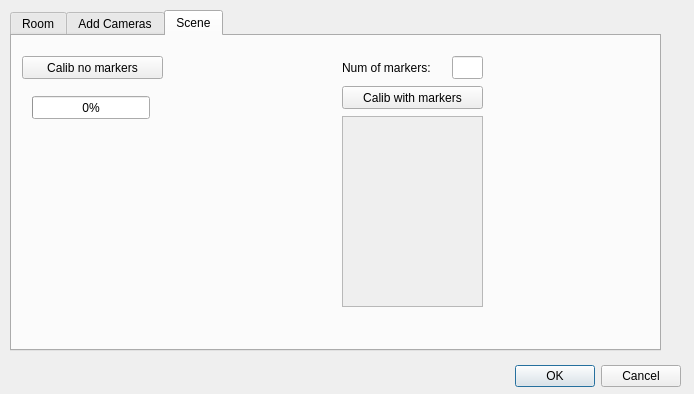
<?xml version="1.0" encoding="UTF-8"?>
<ui version="4.0">
 <class>AddProject</class>
 <widget class="QDialog" name="AddProject">
  <property name="geometry">
   <rect>
    <x>0</x>
    <y>0</y>
    <width>694</width>
    <height>394</height>
   </rect>
  </property>
  <property name="windowTitle">
   <string>Dialog</string>
  </property>
  <widget class="QDialogButtonBox" name="buttonBox">
   <property name="geometry">
    <rect>
     <x>380</x>
     <y>360</y>
     <width>301</width>
     <height>32</height>
    </rect>
   </property>
   <property name="orientation">
    <enum>Qt::Horizontal</enum>
   </property>
   <property name="standardButtons">
    <set>QDialogButtonBox::Cancel|QDialogButtonBox::Ok</set>
   </property>
  </widget>
  <widget class="QTabWidget" name="AddProject_tab">
   <property name="geometry">
    <rect>
     <x>10</x>
     <y>10</y>
     <width>651</width>
     <height>341</height>
    </rect>
   </property>
   <property name="currentIndex">
    <number>2</number>
   </property>
   <widget class="QWidget" name="RoomSettings">
    <attribute name="title">
     <string>Room</string>
    </attribute>
    <widget class="QLabel" name="label_5">
     <property name="geometry">
      <rect>
       <x>170</x>
       <y>10</y>
       <width>241</width>
       <height>291</height>
      </rect>
     </property>
     <property name="text">
      <string/>
     </property>
     <property name="pixmap">
      <pixmap>Pictures/dims.gif</pixmap>
     </property>
    </widget>
    <widget class="QWidget" name="verticalLayoutWidget">
     <property name="geometry">
      <rect>
       <x>10</x>
       <y>10</y>
       <width>141</width>
       <height>291</height>
      </rect>
     </property>
     <layout class="QVBoxLayout" name="verticalLayout" stretch="0,0,0,0,0,0,0,0,0,0">
      <property name="spacing">
       <number>6</number>
      </property>
      <item>
       <widget class="QLabel" name="label">
        <property name="text">
         <string>Name:</string>
        </property>
       </widget>
      </item>
      <item>
       <widget class="QLineEdit" name="name"/>
      </item>
      <item>
       <widget class="QLabel" name="label_3">
        <property name="text">
         <string>Length (y):</string>
        </property>
       </widget>
      </item>
      <item>
       <widget class="QLineEdit" name="length"/>
      </item>
      <item>
       <widget class="QLabel" name="label_4">
        <property name="text">
         <string>Width (x):</string>
        </property>
       </widget>
      </item>
      <item>
       <widget class="QLineEdit" name="width"/>
      </item>
      <item>
       <widget class="QLabel" name="label_6">
        <property name="text">
         <string>Height (z):</string>
        </property>
       </widget>
      </item>
      <item>
       <widget class="QLineEdit" name="height"/>
      </item>
      <item>
       <widget class="QLabel" name="label_2">
        <property name="text">
         <string>Error (cm):</string>
        </property>
       </widget>
      </item>
      <item>
       <widget class="QLineEdit" name="epsilon"/>
      </item>
     </layout>
    </widget>
   </widget>
   <widget class="QWidget" name="AddCameras">
    <attribute name="title">
     <string>Add Cameras</string>
    </attribute>
    <widget class="QPushButton" name="AddCamera">
     <property name="geometry">
      <rect>
       <x>30</x>
       <y>20</y>
       <width>110</width>
       <height>31</height>
      </rect>
     </property>
     <property name="text">
      <string>Add Camera</string>
     </property>
    </widget>
    <widget class="QTableWidget" name="CameraTable">
     <property name="geometry">
      <rect>
       <x>170</x>
       <y>0</y>
       <width>481</width>
       <height>311</height>
      </rect>
     </property>
     <attribute name="horizontalHeaderCascadingSectionResizes">
      <bool>false</bool>
     </attribute>
     <attribute name="horizontalHeaderDefaultSectionSize">
      <number>56</number>
     </attribute>
     <column>
      <property name="text">
       <string>USB ID</string>
      </property>
     </column>
     <column>
      <property name="text">
       <string>X</string>
      </property>
     </column>
     <column>
      <property name="text">
       <string>Y</string>
      </property>
     </column>
     <column>
      <property name="text">
       <string>Z</string>
      </property>
     </column>
     <column>
      <property name="text">
       <string>Angle</string>
      </property>
     </column>
     <column>
      <property name="text">
       <string>Name</string>
      </property>
     </column>
     <column>
      <property name="text">
       <string>Use</string>
      </property>
     </column>
     <column>
      <property name="text">
       <string>Show</string>
      </property>
     </column>
    </widget>
    <widget class="QPushButton" name="deleteCamera">
     <property name="geometry">
      <rect>
       <x>30</x>
       <y>100</y>
       <width>110</width>
       <height>31</height>
      </rect>
     </property>
     <property name="text">
      <string>Delete Camera</string>
     </property>
    </widget>
    <widget class="QPushButton" name="editCamera">
     <property name="geometry">
      <rect>
       <x>30</x>
       <y>60</y>
       <width>110</width>
       <height>31</height>
      </rect>
     </property>
     <property name="text">
      <string>Edit Camera</string>
     </property>
    </widget>
    <widget class="QPushButton" name="pushButton">
     <property name="geometry">
      <rect>
       <x>30</x>
       <y>250</y>
       <width>110</width>
       <height>31</height>
      </rect>
     </property>
     <property name="text">
      <string>Calibrate</string>
     </property>
    </widget>
   </widget>
   <widget class="QWidget" name="Calibration">
    <attribute name="title">
     <string>Scene</string>
    </attribute>
    <widget class="QPushButton" name="CalibNoMarkers">
     <property name="geometry">
      <rect>
       <x>10</x>
       <y>20</y>
       <width>141</width>
       <height>23</height>
      </rect>
     </property>
     <property name="text">
      <string>Calib no markers</string>
     </property>
    </widget>
    <widget class="QPushButton" name="CalibWithMarkers">
     <property name="geometry">
      <rect>
       <x>330</x>
       <y>50</y>
       <width>141</width>
       <height>23</height>
      </rect>
     </property>
     <property name="text">
      <string>Calib with markers</string>
     </property>
    </widget>
    <widget class="QLineEdit" name="numLEDs">
     <property name="geometry">
      <rect>
       <x>440</x>
       <y>20</y>
       <width>31</width>
       <height>23</height>
      </rect>
     </property>
    </widget>
    <widget class="QLabel" name="label_7">
     <property name="geometry">
      <rect>
       <x>330</x>
       <y>20</y>
       <width>101</width>
       <height>23</height>
      </rect>
     </property>
     <property name="text">
      <string>Num of markers:</string>
     </property>
    </widget>
    <widget class="QTextEdit" name="TextWithMarkers">
     <property name="enabled">
      <bool>false</bool>
     </property>
     <property name="geometry">
      <rect>
       <x>330</x>
       <y>80</y>
       <width>141</width>
       <height>191</height>
      </rect>
     </property>
    </widget>
    <widget class="QProgressBar" name="progressBar">
     <property name="geometry">
      <rect>
       <x>20</x>
       <y>60</y>
       <width>118</width>
       <height>23</height>
      </rect>
     </property>
     <property name="value">
      <number>0</number>
     </property>
     <property name="invertedAppearance">
      <bool>false</bool>
     </property>
    </widget>
   </widget>
  </widget>
 </widget>
 <resources/>
 <connections>
  <connection>
   <sender>buttonBox</sender>
   <signal>rejected()</signal>
   <receiver>AddProject</receiver>
   <slot>reject()</slot>
   <hints>
    <hint type="sourcelabel">
     <x>316</x>
     <y>260</y>
    </hint>
    <hint type="destinationlabel">
     <x>286</x>
     <y>274</y>
    </hint>
   </hints>
  </connection>
 </connections>
</ui>
